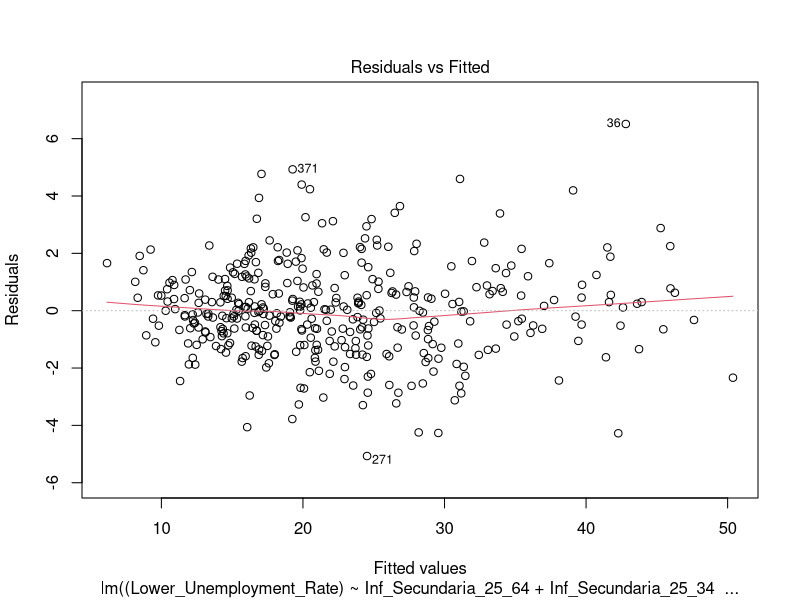
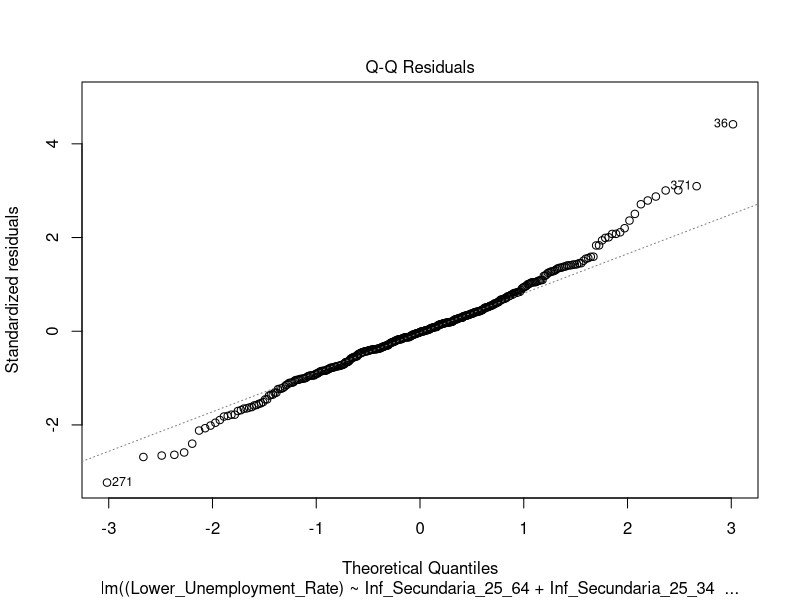
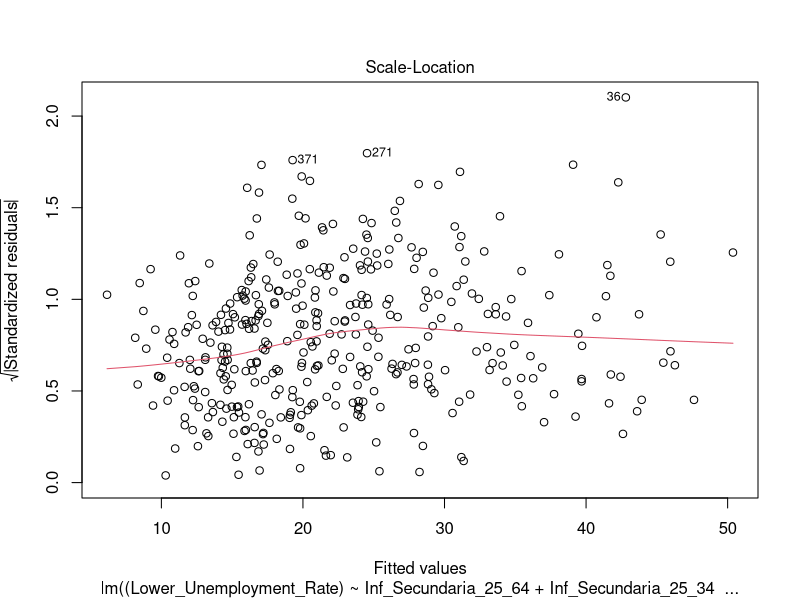
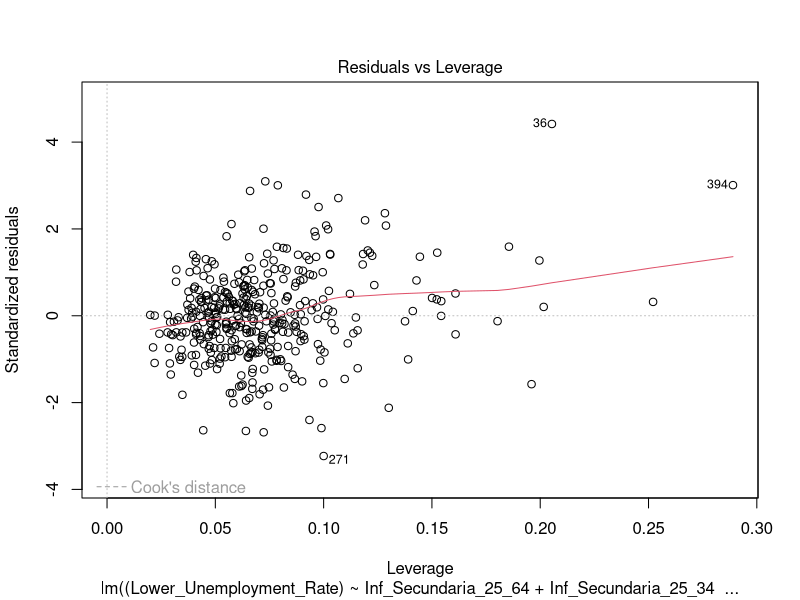
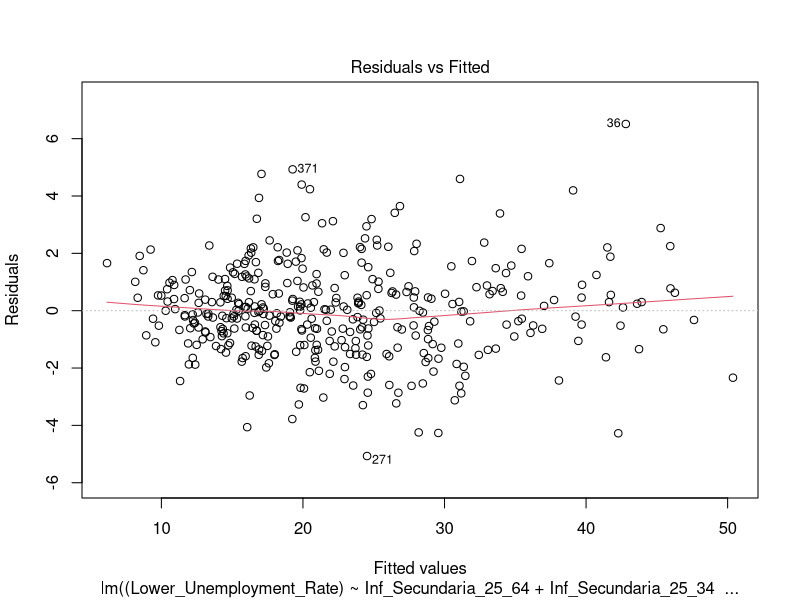
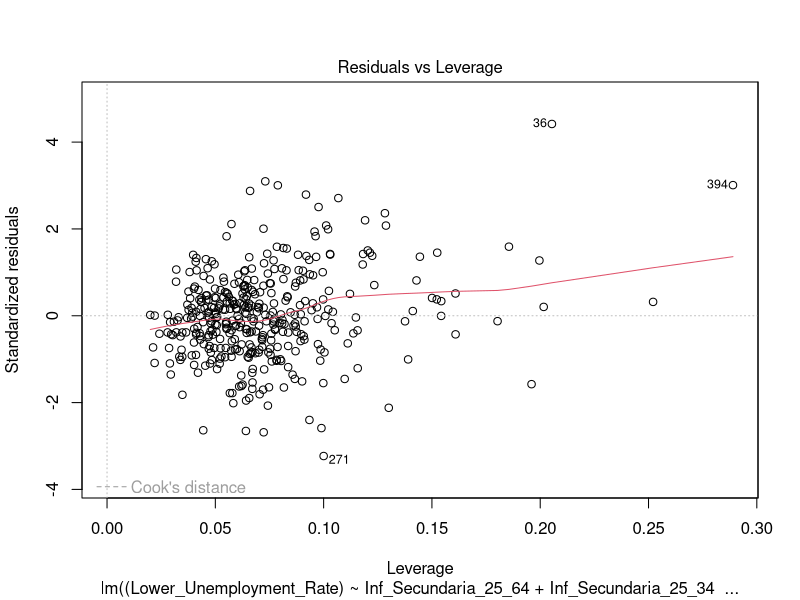
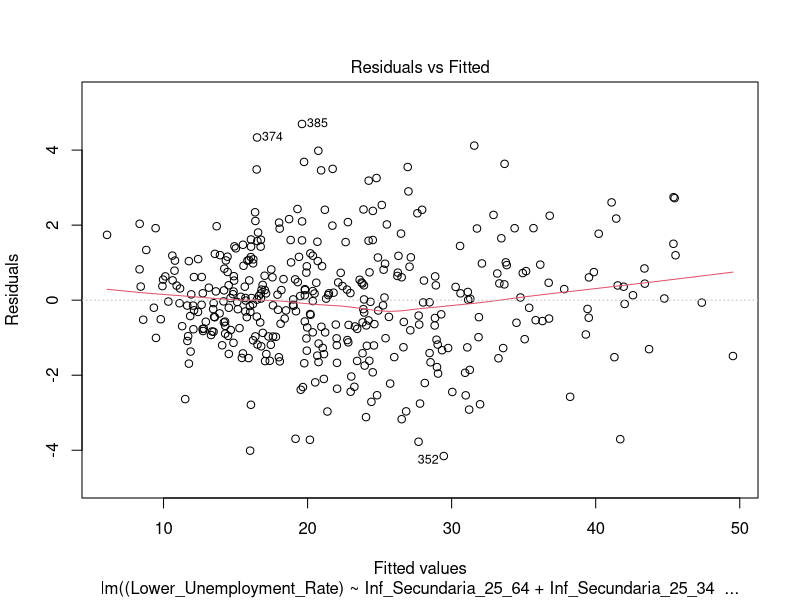
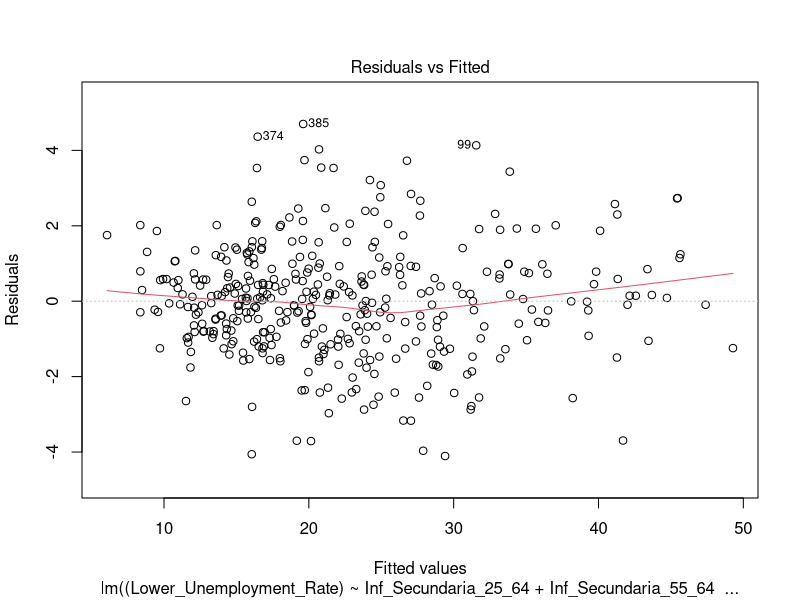

Recreate these plots in R, in order.
#Set the same seed
set.seed(123)

library(tidyverse)
library(dplyr)
library(MASS)
library(car)

data1 <- read.csv("./dataset1.csv")
data2 <- read.csv("./dataset2.csv")
summary(data1)
summary(data2)
#names of columns
names(data1)
names(data2)

#Mixing both datasets
mixedDf <- inner_join(data1, data2, by = c("CCAA", "Sex", "Year"))

#Remove NAs values
mixedDf <- na.omit(mixedDf)
summary(mixedDf)
dim(mixedDf)

# Mod1 using F1
mod1 <- lm((Lower_Unemployment_Rate) ~ Inf_Secundaria_25_64 + Inf_Secundaria_25_34 + 
             Inf_Secundaria_55_64 + Segunda_Etapa_25_64 + Segunda_Etapa_25_34 + 
             Segunda_Etapa_55_64 + Superior_25_64 + Superior_25_34 + Superior_55_64 +
             Age12_Suitability + Age15_Suitability + Middle_Unemployment_Rate + 
             Upper_Unemployment_Rate + Lower_Emp_Rate_25_64 + Lower_Emp_Rate_25_34 +
             Middle_Emp_Rate_25_64 + Middle_Emp_Rate_25_34 + Upper_Emp_Rate_25_64 + 
             Upper_Emp_Rate_25_34 + Lower_Activity_Rate_25_64 + Lower_Activity_Rate_25_34 +
             Middle_Activity_Rate_25_64 + Middle_Activity_Rate_25_34 + 
             Upper_Activity_Rate_25_64 + Upper_Activity_Rate_25_34 + Sex + Year, data = mixedDf)

#Plotting mod1
plot(mod1)

# Summary 
summary(mod1)

#Firstly we will detect and eliminate the noise
######Checking for outliers######
plot(mod1,1)

res_stud <- rstudent(mod1)
outliers <- which(abs(res_stud) > 3)
print(outliers)

######Leverage points######
plot(mod1,5)
sort(cooks.distance(mod1))
#We can see that firstly the observations 36, 306 and 373 could be outliers in the 
#Residuals vs Fitted plot (line 43). 
#Moreover, looking ate the Residuals vs Leverage plot (line 50), 
#the values 36 abd 394 could also be leverage points
#Aditionaly, in lines 84 and 85 we computed the outliers with the formula, with this
#we can see that the observations 303, 370 and 391 are also outliers.
#We proceed with the elimination

noise_names <- c("36", "268", "271", "368", "370", "371", "373", "391", "394")

#Filter the original dataset finding the four values
mixedDfSubset <- mixedDf[!(rownames(mixedDf) %in% noise_names), ]

summary(mixedDfSubset)

#Now that the outliers and leverage points have been erased, we will create again our model

mod_clean <- lm((Lower_Unemployment_Rate) ~ Inf_Secundaria_25_64 + Inf_Secundaria_25_34 + 
                  Inf_Secundaria_55_64 + Segunda_Etapa_25_64 + Segunda_Etapa_25_34 + 
                  Segunda_Etapa_55_64 + Superior_25_64 + Superior_25_34 + Superior_55_64 +
                  Age12_Suitability + Age15_Suitability + Middle_Unemployment_Rate + 
                  Upper_Unemployment_Rate + Lower_Emp_Rate_25_64 + Lower_Emp_Rate_25_34 +
                  Middle_Emp_Rate_25_64 + Middle_Emp_Rate_25_34 + Upper_Emp_Rate_25_64 + 
                  Upper_Emp_Rate_25_34 + Lower_Activity_Rate_25_64 + Lower_Activity_Rate_25_34 +
                  Middle_Activity_Rate_25_64 + Middle_Activity_Rate_25_34 + 
                  Upper_Activity_Rate_25_64 + Upper_Activity_Rate_25_34 + Sex + Year, data = mixedDfSubset)
summary(mod_clean)

#####Backward elimination#####

#For the first part of backward elimination, we will use the step() function in order to take
#the variables that could be relevant.
#This function does the backward elimination process by iteratively removing predictors
#in the model in order to optimise the AIC.
reducedModel <- step(mod_clean, direction = "backward")
summary(reducedModel)
# Compare models using AIC and BIC - lowest is better
AIC(mod_clean, reducedModel)
BIC(mod_clean, reducedModel)
#Both the AIC and BIC went down, meaning that the reduced model is better

#We will plot now the Residuals vs Fitted plot
plot(reducedModel, 1)
#Kind of a linear trend
#Now we will check the distribution of the residuals
shapiro.test(residuals(reducedModel))
#Slightly below the standard significance level of 0.05 (0.04576), 
#meaning that the residuals do not follow a normal distribution.
#However, it is very close to the threshold, so we will assume the
#normality assumption as "nearly satisfied"

#Now we will go on with the backward elimination, this time manually to reduce the amount of 
#variables, as we have some that might not be useful. We will determine a significance level
#of: alpha = 0.05

#Firstly, we will take out the variable Inf_Secundaria_25_34 with p-value of 0.09949
reducedModel2 <- lm((Lower_Unemployment_Rate) ~ Inf_Secundaria_25_64 + Inf_Secundaria_55_64 + 
                   Segunda_Etapa_25_34 + Superior_25_34 + Age12_Suitability + Age15_Suitability +
                   Middle_Unemployment_Rate + Upper_Unemployment_Rate + Lower_Emp_Rate_25_64 + 
                   Lower_Emp_Rate_25_34 + Middle_Emp_Rate_25_64 + Upper_Emp_Rate_25_64 + Upper_Emp_Rate_25_34 +
                   Lower_Activity_Rate_25_64 + Lower_Activity_Rate_25_34 + Middle_Activity_Rate_25_64 +
                   Upper_Activity_Rate_25_64 + Upper_Activity_Rate_25_34 + Year, data = mixedDfSubset)
summary(reducedModel2)
plot(reducedModel2,1)
plot(reducedModel2,5)

# Compare models again by using AIC and BIC
AIC(reducedModel, reducedModel2)
BIC(reducedModel, reducedModel2)
#Although the AIC slightly increased (~ 1 unit more), the BIC also slightly decreased (by ~ 3 units)
#For our purpose, we will choose the model with less variables

#Delete Superior_25_34 with p-value of 0.14719    
reducedModel3 <- lm((Lower_Unemployment_Rate) ~ Inf_Secundaria_25_64 + Inf_Secundaria_55_64 + 
                      Segunda_Etapa_25_34 + Age12_Suitability + Age15_Suitability + Middle_Unemployment_Rate + 
                      Upper_Unemployment_Rate + Lower_Emp_Rate_25_64 + Lower_Emp_Rate_25_34 + 
                      Middle_Emp_Rate_25_64 + Upper_Emp_Rate_25_64 + Upper_Emp_Rate_25_34 +
                      Lower_Activity_Rate_25_64 + Lower_Activity_Rate_25_34 + Middle_Activity_Rate_25_64 +
                      Upper_Activity_Rate_25_64 + Upper_Activity_Rate_25_34 + Year, data = mixedDfSubset)

summary(reducedModel3)
#AIC and BIC tests
AIC(reducedModel2, reducedModel3)
BIC(reducedModel2, reducedModel3)
#Now, no significant changes have occurred on the AIC, however, the BIC has decreased, meaning that
#the reducedModel3 could be better, we will use this one.

#Delete Inf_Secundaria_25_64 with p-value of 0.072997
reducedModel4 <- lm((Lower_Unemployment_Rate) ~ Inf_Secundaria_55_64 + Segunda_Etapa_25_34 + 
                      Age12_Suitability + Age15_Suitability + Middle_Unemployment_Rate + 
                      Upper_Unemployment_Rate + Lower_Emp_Rate_25_64 + Lower_Emp_Rate_25_34 + 
                      Middle_Emp_Rate_25_64 + Upper_Emp_Rate_25_64 + Upper_Emp_Rate_25_34 +
                      Lower_Activity_Rate_25_64 + Lower_Activity_Rate_25_34 + Middle_Activity_Rate_25_64 +
                      Upper_Activity_Rate_25_64 + Upper_Activity_Rate_25_34 + Year, data = mixedDfSubset)

summary(reducedModel4)
#AIC and BIC tests
AIC(reducedModel3, reducedModel4)
BIC(reducedModel3, reducedModel4)
#Finally, when deleting the Inf_Secundaria_25_64 predictor, both AIC and BIC increases drastically,
#meaning that the reduced model isn't the most appropiate one. Then, we will take the reducedModel3
#as our final model.

#Checking Collinearity
vif(reducedModel3)

#The are lots of related variables that we will have to remove
model_no_collinearity <- lm(
  Lower_Unemployment_Rate ~ Inf_Secundaria_55_64 + Segunda_Etapa_25_34 + 
    Age12_Suitability + Age15_Suitability + Middle_Unemployment_Rate + 
    Upper_Unemployment_Rate + Sex + Year, data = mixedDfSubset
)

summary(model_no_collinearity)
#Now we can see that the Inf_Secundaria_55_64 predictor has a high p-value, we will see if we
#have to delete it
model_no_collinearity2 <- lm(
  Lower_Unemployment_Rate ~ 
    Segunda_Etapa_25_34 + Age12_Suitability + Age15_Suitability + Middle_Unemployment_Rate + 
    Upper_Unemployment_Rate + Sex + Year, data = mixedDfSubset
)
summary(model_no_collinearity2)
AIC(model_no_collinearity, model_no_collinearity2)
BIC(model_no_collinearity, model_no_collinearity2)
#Both AIC and BIC reduces, meaning that the second model is more appropiate than the other

#Now we will also delete the variable Age12_Suitability as it has a p-value of 0.06713
model_no_collinearity3 <- lm(
  Lower_Unemployment_Rate ~ 
    Segunda_Etapa_25_34 + Age15_Suitability + Middle_Unemployment_Rate + 
    Upper_Unemployment_Rate + Sex + Year, data = mixedDfSubset
)
summary(model_no_collinearity3)
AIC(model_no_collinearity2, model_no_collinearity3)
BIC(model_no_collinearity2, model_no_collinearity3)
#AIC increased ~ 1 unit and BIC decreased ~ 2 units, therefore, we will consider the model with
#less variables
finalModel <- model_no_collinearity3

#check the collinearity again (It's correct now)
vif(finalModel)

#confidence intervals
confint(finalModel)

###### INFERENCE: F-TEST ######
# H0: beta_1 = beta_2 = ... = beta_8 = 0
# H1: At least one beta_i != 0

#1. Obtain summary statistics
mod_summary <- summary(finalModel)
n <- nrow(mixedDfSubset)
p <- length(coef(finalModel)) - 1

# 2. Calculate the F-statistic
TSS <- sum((mixedDfSubset$Lower_Unemployment_Rate - mean(mixedDfSubset$Lower_Unemployment_Rate))^2)
RSS <- deviance(finalModel)
df_num <- p
df_den <- n - (p + 1)

Fstat <- ((TSS - RSS)/df_num)/(RSS/df_den)

#3. Critical value F alpha (alpha = 0.05)
F_alpha <- qf(0.05, df_num, df_den, lower.tail = FALSE)

#4. Final decision
reject_H0_F <- Fstat > F_alpha
p_val_F <- pf(Fstat, df_num, df_den, lower.tail = FALSE)

cat("F-statistic:", Fstat, "\nF-critical:", F_alpha, "\nReject H0:", 
    reject_H0_F, "\nP-value:", p_val_F)
#The fact that the null hypothesis is rejected means that our model with 6 variables
#is better than the model given by the average


###### INFERENCE: T-TESTS ######
#We extract the summary of our final model
mods = summary(finalModel)

#The coefficients table includes Estimates, Std. Errors, t-values, and p-values
mods$coefficients
#Hypothesis test for a specific parameter (Year)
#H0: beta_year = 0 (Year has no effect on Unemployment)
#H1: beta_year != 0 (Year is a significant predictor)

#Extracting the t-statistic and p-value from the summary
#["Year", 3] is the t-value, ["Year", 4] is the Pr(>|t|)
#We look for the row "Year"
beta_year_test <- mods$coefficients["Year", 3]
p_value_year <- mods$coefficients["Year", 4]

#Print the test statistic and p-value from R's calculation
beta_year_test
p_value_year

#Let's compute it manually for the "Year" variable:
#t = Estimate / Std. Error
t_year <- mods$coefficients["Year", "Estimate"] / mods$coefficients["Year", "Std. Error"]
t_year

#What is the critical value setting a significance level of 0.05?
#Degrees of freedom: n - (p + 1) -> finalModel$df.residual
alpha_level <- 0.05
t_crit_upp <- qt(alpha_level/2, finalModel$df.residual, lower.tail = FALSE) 
t_crit_upp

#We can see that the distribution is symetric
#We don't really need t_crit_low because we use absolute values for a two-tailed test.
t_crit_low <- qt(alpha_level/2, finalModel$df.residual)
t_crit_low

#Compare values: We reject H0 if |t| > t_crit_upp
abs(t_year) > t_crit_upp
#We reject H0, meaning that the year is a significant predictor in our model


#Hypothesis test for Segunda_Etapa_25_34 parameter
#H0: beta_Segunda_Etapa_25_34 = 0 (Segunda_Etapa_25_34 has no effect on Unemployment)
#H1: beta_Segunda_Etapa_25_34 != 0 (Segunda_Etapa_25_34 is a significant predictor)

#Extracting the t-statistic and p-value from the summary
#["Segunda_Etapa_25_34", 3] is the t-value, ["Segunda_Etapa_25_34", 4] is the Pr(>|t|)
#We look for the row "Segunda_Etapa_25_34"
beta_segunda_25_34_test <- mods$coefficients["Segunda_Etapa_25_34", 3]
p_value_segunda_25_34 <- mods$coefficients["Segunda_Etapa_25_34", 4]

#Print the test statistic and p-value from R's calculation
beta_segunda_25_34_test
p_value_segunda_25_34

#Let's compute it manually for the "Segunda_Etapa_25_34" variable:
#t = Estimate / Std. Error
t_segunda_25_34 <- mods$coefficients["Segunda_Etapa_25_34", "Estimate"] / mods$coefficients["Segunda_Etapa_25_34", "Std. Error"]
t_segunda_25_34

#Compare values: We reject H0 if |t| > t_crit_upp
abs(t_segunda_25_34) > t_crit_upp
#We reject H0, meaning that the Segunda_Etapa_25_34 is a significant predictor in our model


#Hypothesis test for Middle_Unemployment_Rate parameter
#H0: beta_Middle_Unemployment_Rate = 0 (Middle_Unemployment_Rate has no effect on Unemployment)
#H1: beta_Middle_Unemployment_Rate != 0 (Middle_Unemployment_Rate is a significant predictor)

#Extracting the t-statistic and p-value from the summary
#["Middle_Unemployment_Rate", 3] is the t-value, ["Middle_Unemployment_Rate", 4] is the Pr(>|t|)
#We look for the row "Middle_Unemployment_Rate"
beta_Middle_Unemployment_Rate_test <- mods$coefficients["Middle_Unemployment_Rate", 3]
p_value_Middle_Unemployment_Rate <- mods$coefficients["Middle_Unemployment_Rate", 4]

#Print the test statistic and p-value from R's calculation
beta_Middle_Unemployment_Rate_test
p_value_Middle_Unemployment_Rate

#Let's compute it manually for the "Middle_Unemployment_Rate" variable:
#t = Estimate / Std. Error
t_Middle_Unemployment_Rate <- mods$coefficients["Middle_Unemployment_Rate", "Estimate"] / mods$coefficients["Middle_Unemployment_Rate", "Std. Error"]
t_Middle_Unemployment_Rate

#Compare values: We reject H0 if |t| > t_crit_upp
abs(t_Middle_Unemployment_Rate) > t_crit_upp
#We reject H0, meaning that the Middle_Unemployment_Rate is a significant predictor in our model

summary(finalModel)
#Hypothesis test for Middle_Unemployment_Rate parameter
#H0: beta_Age15_Suitability = 0 (Middle_Unemployment_Rate has no effect on Unemployment)
#H1: beta_Age15_Suitability != 0 (Middle_Unemployment_Rate is a significant predictor)

#Extracting the t-statistic and p-value from the summary
#["Upper_Unemployment_Rate", 3] is the t-value, ["Upper_Unemployment_Rate", 4] is the Pr(>|t|)
#We look for the row "Upper_Unemployment_Rate"
beta_Upper_Unemployment_Rate_test <- mods$coefficients["Upper_Unemployment_Rate", 3]
p_value_Upper_Unemployment_Rate <- mods$coefficients["Upper_Unemployment_Rate", 4]

#Print the test statistic and p-value from R's calculation
beta_Upper_Unemployment_Rate_test
p_value_Upper_Unemployment_Rate

#Let's compute it manually for the "Upper_Unemployment_Rate" variable:
#t = Estimate / Std. Error
t_Upper_Unemployment_Rate <- mods$coefficients["Upper_Unemployment_Rate", "Estimate"] / mods$coefficients["Upper_Unemployment_Rate", "Std. Error"]
t_Upper_Unemployment_Rate

#Compare values: We reject H0 if |t| > t_crit_upp
abs(t_Upper_Unemployment_Rate) > t_crit_upp
#We reject H0, meaning that the Upper_Unemployment_Rate is a significant predictor in our model
summary(finalModel)
#Hypothesis test for Age15_Suitability parameter
#H0: beta_Age15_Suitability = 0 (Age15_Suitability has no effect on Unemployment)
#H1: beta_Age15_Suitability != 0 (Age15_Suitability is a significant predictor)

#Extracting the t-statistic and p-value from the summary
#["Age15_Suitability", 3] is the t-value, ["Age15_Suitability", 4] is the Pr(>|t|)
#We look for the row "Age15_Suitability"
beta_Age15_Suitability_test <- mods$coefficients["Age15_Suitability", 3]
p_value_Age15_Suitability <- mods$coefficients["Age15_Suitability", 4]

#Print the test statistic and p-value from R's calculation
beta_Age15_Suitability_test
p_value_Age15_Suitability

#Let's compute it manually for the "Age15_Suitability" variable:
#t = Estimate / Std. Error
t_Age15_Suitability <- mods$coefficients["Age15_Suitability", "Estimate"] / mods$coefficients["Age15_Suitability", "Std. Error"]
t_Age15_Suitability

#Compare values: We reject H0 if |t| > t_crit_upp
abs(t_Age15_Suitability) > t_crit_upp
#We reject H0, meaning that the Age15_Suitability is a significant predictor in our model


#Hypothesis test for SexMale parameter
#H0: beta_Sex = 0 (SexMale has no effect on Unemployment)
#H1: beta_Sex != 0 (SexMale is a significant predictor)

#Extracting the t-statistic and p-value from the summary
#["SexMale", 3] is the t-value, ["SexMale", 4] is the Pr(>|t|)
#We look for the row "SexMale"
beta_SexMale_test <- mods$coefficients["SexMale", 3]
p_value_SexMale <- mods$coefficients["SexMale", 4]

#Print the test statistic and p-value from R's calculation
beta_SexMale_test
p_value_SexMale

#Let's compute it manually for the "SexMale" variable:
#t = Estimate / Std. Error
t_SexMale <- mods$coefficients["SexMale", "Estimate"] / mods$coefficients["SexMale", "Std. Error"]
t_SexMale

#Compare values: We reject H0 if |t| > t_crit_upp
abs(t_SexMale) > t_crit_upp
#We reject H0, meaning that the Age15_Suitability is a significant predictor in our model

###############################
# MODEL DIAGNOSTICS FOR THE FINAL MODEL
###############################

#Diagnostic plots for the final model
plot(finalModel,1)
plot(finalModel,2)
plot(finalModel,3)
plot(finalModel,4)

##########   RESULTS   ##########
#The residuals appear randomly scattered around zero, 
#suggesting that the linearity assumption is reasonably satisfied.
#The Q-Q plot shows that most residuals lie close to the theoretical line, 
#indicating approximate normality with some deviations in the extreme values.

#The diagnostic plots suggest that the main assumptions of the
#linear regression model are reasonably satisfied

#Normality test for residuals
shapiro.test(residuals(finalModel))
#Residuals are approximately normally distributed, with slight deviations in the tails.


#Confidence interval of the final model
confint(finalModel)

##########   TRAINING/TESTING   ##########

#We are going to split the dataset in 70% Training and 30% Testing

train_index <- sample(1:nrow(mixedDfSubset), 0.7 * nrow(mixedDfSubset))

train_data <- mixedDfSubset[train_index, ]
test_data <- mixedDfSubset[-train_index, ]

model_train <- lm(
  Lower_Unemployment_Rate ~ 
    Segunda_Etapa_25_34 + Age12_Suitability + Age15_Suitability + Middle_Unemployment_Rate + 
    Upper_Unemployment_Rate + Sex + Year, data = train_data
)

#Now let's do the predictions using the training model
predictions <- predict(model_train, newdata = test_data)

head(predictions)
